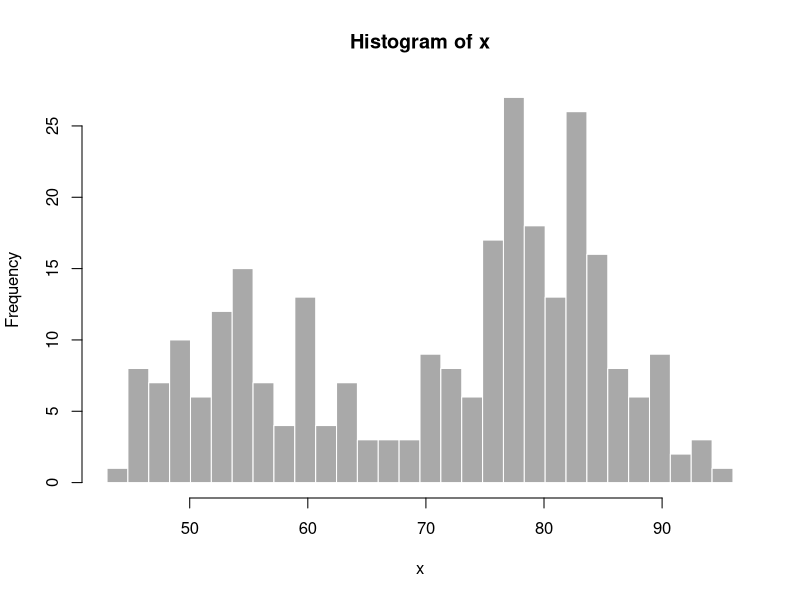
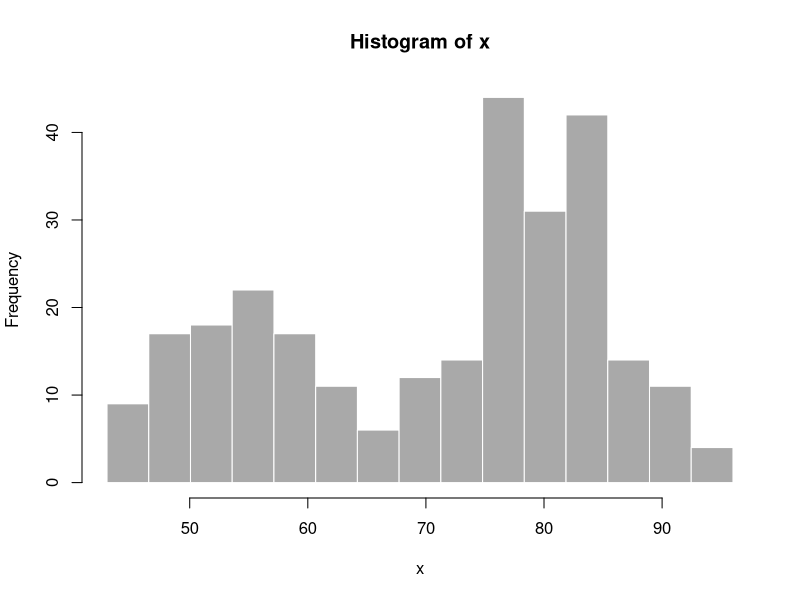

These figures' R source, in order:
## ---- chunk 1
knitr::opts_chunk$set(echo = TRUE)
## ---- chunk 2
    input.bins <- 30 # number of bins
    x   <- faithful[, 2] 
    bins <- seq(min(x), max(x), length.out = input.bins + 1)
      # draw the histogram with the specified number of bins
    hist(x, breaks = bins, col = 'darkgray', border = 'white')
## ---- chunk 3
    input.bins <- 15 # number of bins
    x   <- faithful[, 2] 
    bins <- seq(min(x), max(x), length.out = input.bins + 1)
      # draw the histogram with the specified number of bins
    hist(x, breaks = bins, col = 'darkgray', border = 'white')
